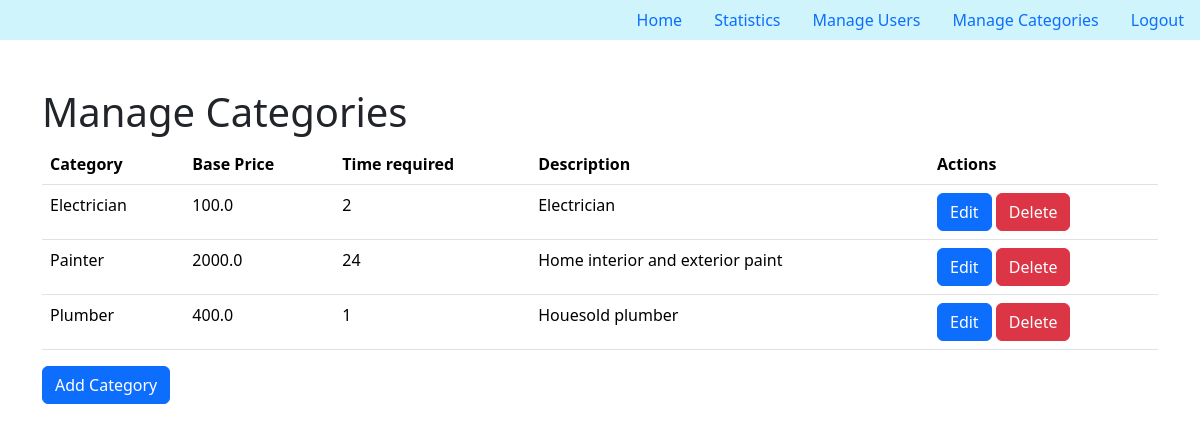
Page /managecategories (signed in) on the committed database.
### application/model.py (models this page shows)
class ServiceCategory(db.Model):
    id = db.Column(db.Integer, primary_key=True)
    name = db.Column(db.String(80), nullable=False)
    base_price = db.Column(db.Float, nullable=False)
    time_required = db.Column(db.Integer, nullable=False)
    description = db.Column(db.String(80), nullable=False)

### application/routes.py (the view)
@app.route('/managecategories')
def managecategories():
    service_categories = ServiceCategory.query.all()
    return render_template('admin_categories.html', service_categories=service_categories)

### templates/admin_categories.html
{% if session['role']=='admin' %}
{% extends 'base.html' %}
{% block content %}
    <h1>Manage Categories</h1>
    <table class="table">
        <thead>
          <tr>
            <th scope="col">Category</th>
            <th scope="col">Base Price</th>
            <th scope="col">Time required</th>
            <th scope="col">Description</th>
            <th scope="col">Actions</th>
          </tr>
        </thead>
        <tbody>
            {% for category in service_categories %}
          <tr>
            <td scope="row">{{category.name}}</td>
            <td scope="row">{{category.base_price}}</td>
            <td scope="row">{{category.time_required}}</td>
            <td scope="row">{{category.description}}</td>
            <td scope="row">
                <a href="#" class="btn btn-primary">Edit</a>
                <a href="#" class="btn btn-danger">Delete</a>
            </td>
          </tr>
          {% endfor %}
        </tbody>
      </table>
      <a href="{{url_for('addcategory')}}" class="btn btn-primary">Add Category</a>
{% endblock %}
{% else %}
    <h1>Access Denied</h1>
    <p>You do not have permission to access this page</p>
    <a href="{{ url_for('home') }}">Go back to home</a>
{% endif %}

### rows in the picture
ServiceCategory: name "Electrician", base_price "100.0", time_required "2", description "Electrician"
ServiceCategory: name "Painter", base_price "2000.0", time_required "24", description "Home interior and exterior paint"
ServiceCategory: name "Plumber", base_price "400.0", time_required "1", description "Houesold plumber"
